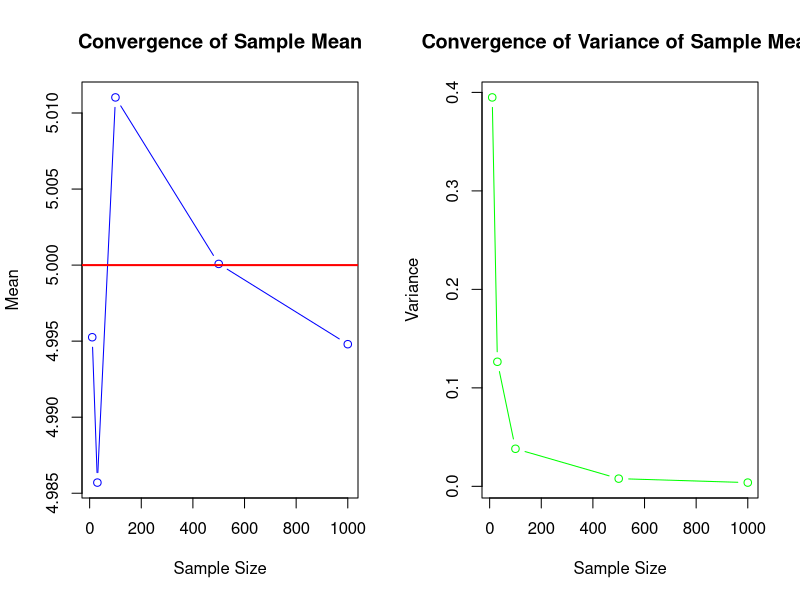

R code for this plot:
# Parameters
mu <- 5                              # Population mean
sigma <- 2                           # Population standard deviation
sample_sizes <- c(10, 30, 100, 500, 1000)  # Different sample sizes
N_sim <- 1000                        # Number of simulations

# Initialize vectors
means <- numeric(length(sample_sizes))  # Store mean for each sample size
vars <- numeric(length(sample_sizes))   # Store variance for each sample size

# Simulation
set.seed(123)                        # Set seed for reproducibility

for (i in 1:length(sample_sizes)) {

  n <- sample_sizes[i]               # Select current sample size

  # Generate 1000 sample means
  sample_means <- replicate(
    N_sim,
    mean(rnorm(n, mean = mu, sd = sigma))
  )

  means[i] <- mean(sample_means)     # Average of 1000 sample means
  vars[i] <- var(sample_means)       # Variance of 1000 sample means
}

# Graphical Output
par(mfrow = c(1, 2))                 # Arrange 2 plots in one row

# Plot sample means
plot(sample_sizes, means,
     type = "b",                     # Points connected by lines
     col = "blue",
     main = "Convergence of Sample Mean",
     xlab = "Sample Size",
     ylab = "Mean")

abline(h = mu,
       col = "red",                  # True population mean
       lwd = 2)

# Plot variance of sample means
plot(sample_sizes, vars,
     type = "b",
     col = "green",
     main = "Convergence of Variance of Sample Mean",
     xlab = "Sample Size",
     ylab = "Variance")

abline(h = sigma^2,
       col = "red",
       lwd = 2)



# ----------lab report---------
# Name of the experiment: Demonstrate consistency by increasing sample size.

#  Theory:

#  Consistency of an estimator means that as the sample size increases, the estimator converges to the true parameter value.\
#  The sample mean x̄ is a consistent estimator for the population mean μ, and its variance decreases as the sample size increases, following:

#  var (x̄) = σ²/n

#  Objective:

#  To demonstrate consistency by showing that:\
#  • The sample mean converges to the population mean (μ)\
#  • The variance of the sample mean decreases with increasing sample size

#  Pseudocode:

#  1. Define parameters: population mean (μ), standard deviation, sample size and number of simulations (N\_sim).
# 2. Initialize reserve for sample means and variances.
# 3. For each sample size:\
#     • Generate N\_sim sample means.\
#     • Compute and store the average sample mean and variance.
# 4. Plot the sample means and variances against sample size with theoretical reference lines
